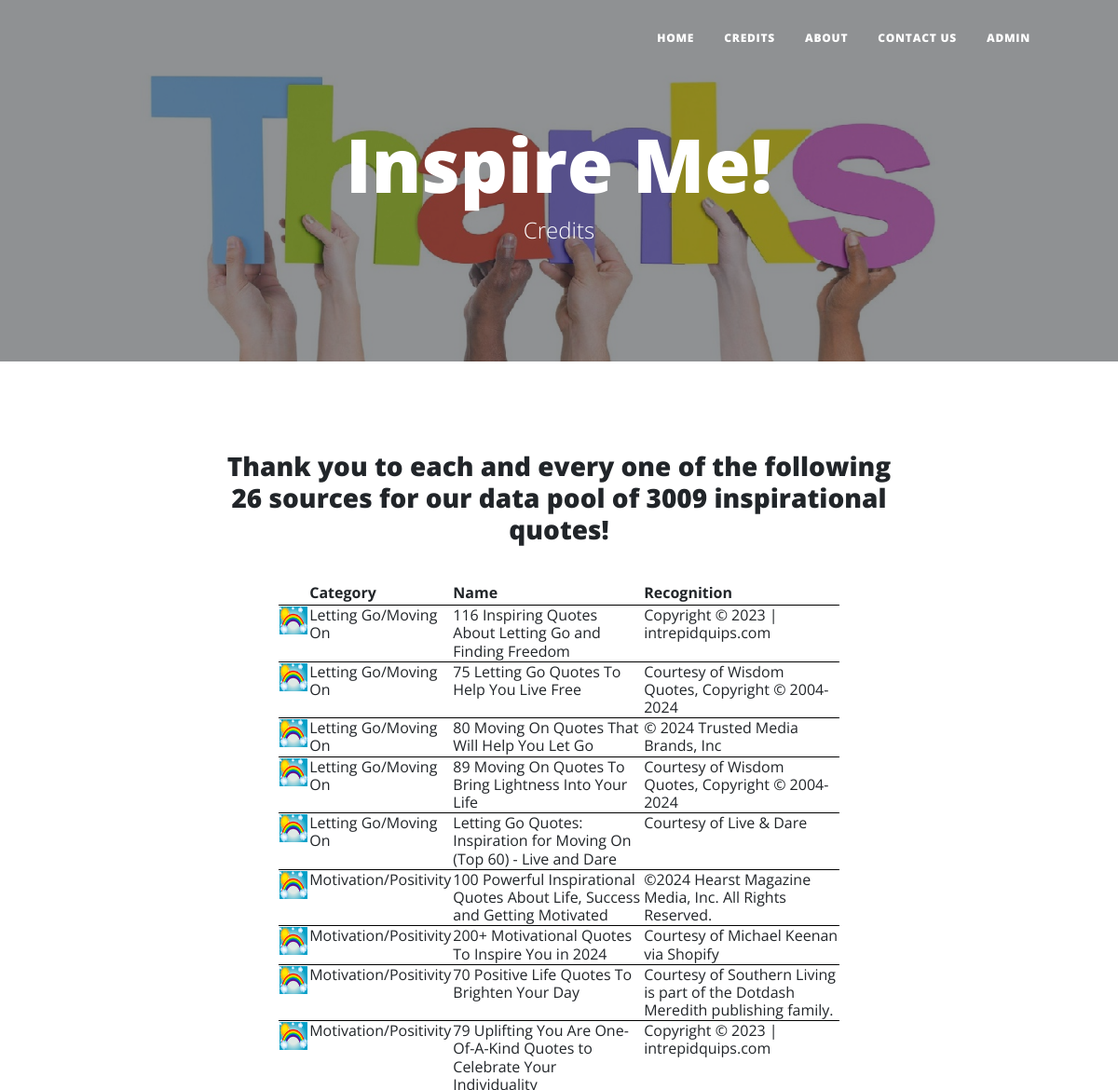
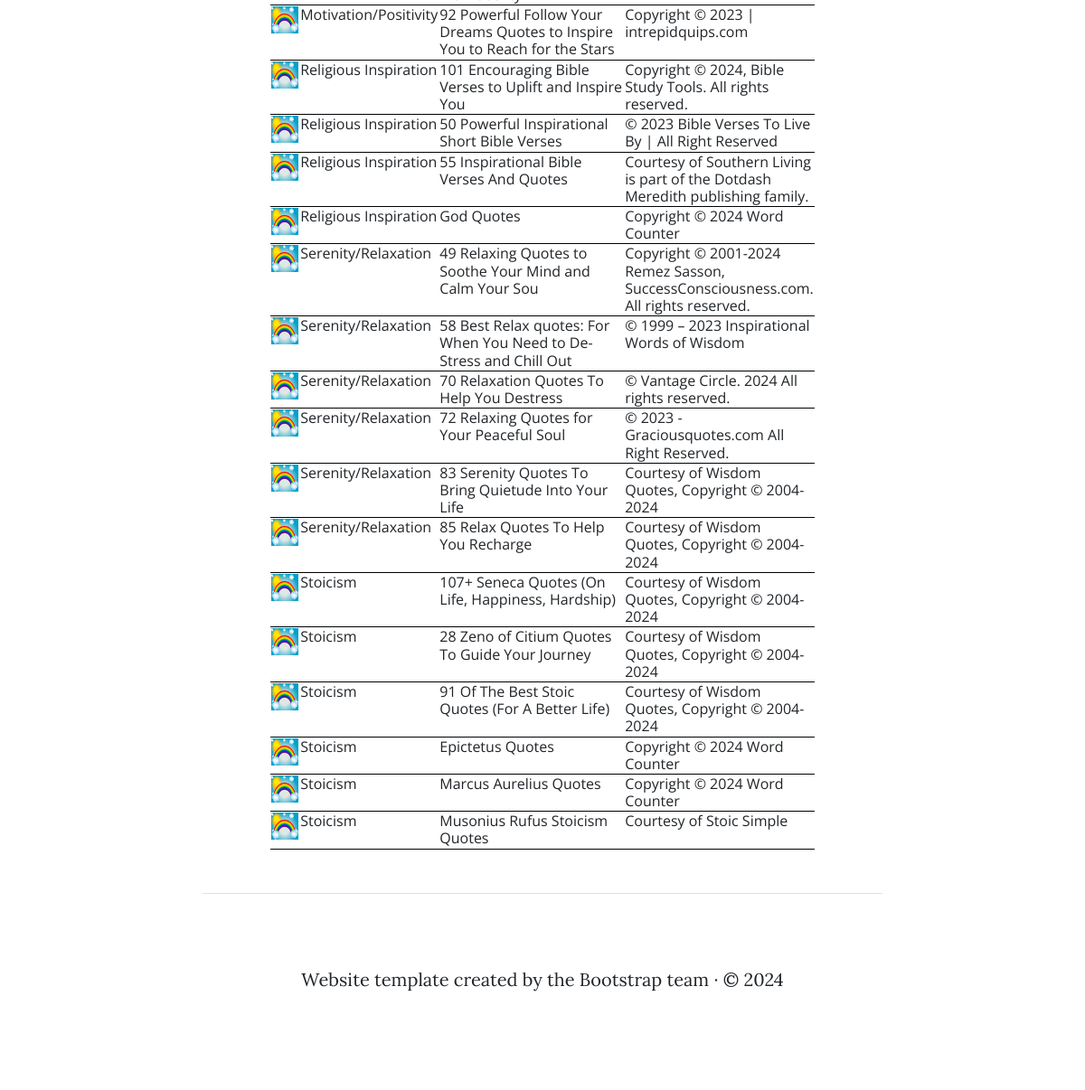
The page /credits on the database its author committed (2 pictures, top to bottom).
### main.py (models this page shows)
        class InspirationDataSources(db.Model):
            __tablename__ = "inspiration_data_sources"
            id: Mapped[int] = mapped_column(Integer, primary_key=True)
            name: Mapped[str] = mapped_column(String(50), nullable=False, unique=True)
            recognition: Mapped[str] = mapped_column(String(100), nullable=False)
            category_id: Mapped[int] = mapped_column(ForeignKey("categories.id"))
            count: Mapped[int] = mapped_column(Integer, nullable=False)
            static: Mapped[bool] = mapped_column(Boolean, nullable=False)
            url: Mapped[str] = mapped_column(String(250), nullable=False)
            comments: Mapped[str] = mapped_column(String(500))
            children: Mapped[List["InspirationalQuotes"]] = relationship(back_populates="parent")
            parent: Mapped["Categories"] = relationship(back_populates="children")

        class Categories(db.Model):
            __tablename__ = "categories"
            id: Mapped[int] = mapped_column(Integer, primary_key=True)
            category: Mapped[str] = mapped_column(String(20), nullable=False, unique=True)
            children: Mapped[List["InspirationDataSources"]] = relationship(back_populates="parent")

### main.py (the view)
@app.route('/credits')
def credits():
    try:
        success = False
        error_msg = ""
        credit_count = 0
        quote_count = 0
        quote_count = retrieve_from_database("get_quote_count")
        if quote_count == {}:
            error_msg = "An error has occurred.  Data cannot be obtained at this time."
        elif quote_count == 0:
            error_msg = "No credits exist in the database."
        else:  # Count of inspirational quotes was successfully obtained.
            credits_in_db = retrieve_from_database("get_data_sources")
            if credits_in_db == {}:
                error_msg = "An error has occurred.  Credits cannot be obtained and listed at this time."
            elif credits_in_db == []:
                error_msg = "No credits exist in the database."
                success = False
            else:  # Credits have been successfully retrieved.
                credit_count = len(credits_in_db)
                success = True
        return render_template("credits.html", credits=credits_in_db, credit_count=credit_count, quote_count=quote_count, success=success, error_msg=error_msg, recognition_web_template=recognition["web_template"])
    except:  # An error has occurred.
        update_system_log("route: '/credits'", traceback.format_exc())
        return render_template("error.html", activity="route: '/credits'", details=traceback.format_exc())

### templates/credits.html (shortened to what this page needs)
{% include "header.html" %}
<header
  class="masthead"
  style="background-image: url('../static/assets/img/thanks.jpg')">
  <div class="container position-relative px-4 px-lg-5">
    <div class="row gx-4 gx-lg-5 justify-content-center">
      <div class="col-md-10 col-lg-8 col-xl-7">
        <div class="site-heading">
          <h1>Inspire Me!</h1>
          <span class="subheading">Credits</span>
        </div>
      </div>
    </div>
  </div>
</header>
<div class="col-lg-8 mx-auto p-4 py-md-5">
  <main>
    {% if success %}
      <h3 style="width: 100%; margin-left:auto; margin-right:auto;text-align:center">Thank you to each and every one of the following {{ credit_count }} sources for our data pool of {{ quote_count }} inspirational quotes!</h3><br>
      <table style="width: 80%; margin-left:auto; margin-right:auto">
        <colgroup>
            <col span="1" style="width: 5%;">
            <col span="1" style="width: 25%;">
            <col span="1" style="width: 35%;">
            <col span="1" style="width: 35%;">
        </colgroup>
        <tr>
          <th style="font-size: 1rem"></th>
          <th style="font-size: 1rem">Category</th>
          <th style="font-size: 1rem">Name</th>
          <th style="font-size: 1rem">Recognition</th>
        </tr>
        {% for credit in credits %}
            <tr>
              <td style="font-size: 1rem"><img src="{{ url_for('static', filename='assets/favicon.ico') }}" width="30rem" height="30rem"></td>
              <td style="font-size: 1rem">{{ credit.Categories.category }}</td>
              <td style="font-size: 1rem">{{ credit.InspirationDataSources.name }}</td>
              <td style="font-size: 1rem">{{ credit.InspirationDataSources.recognition }}</td>
            </tr>
        {% endfor %}
      </table>
    {% else %}
        <p style="text-align:center">{{error_msg}}</p>
    {% endif %}
  </main>
  <footer class="pt-5 my-5 text-body-secondary border-top">
    <p style="text-align:center">{{ recognition_web_template }}</p>
  </footer>
</div>
</body>
</html>

### rows shown on the page
InspirationDataSources: Categories.category "Letting Go/Moving On", InspirationDataSources.name "116 Inspiring Quotes About Letting Go and Finding Freedom", InspirationDataSources.recognition "Copyright © 2023 | intrepidquips.com"
InspirationDataSources: Categories.category "Letting Go/Moving On", InspirationDataSources.name "75 Letting Go Quotes To Help You Live Free", InspirationDataSources.recognition "Courtesy of Wisdom Quotes, Copyright © 2004-2024"
InspirationDataSources: Categories.category "Letting Go/Moving On", InspirationDataSources.name "80 Moving On Quotes That Will Help You Let Go", InspirationDataSources.recognition "© 2024 Trusted Media Brands, Inc"
InspirationDataSources: Categories.category "Letting Go/Moving On", InspirationDataSources.name "89 Moving On Quotes To Bring Lightness Into Your Life", InspirationDataSources.recognition "Courtesy of Wisdom Quotes, Copyright © 2004-2024"
InspirationDataSources: Categories.category "Letting Go/Moving On", InspirationDataSources.name "Letting Go Quotes: Inspiration for Moving On (Top 60) - Live and Dare", InspirationDataSources.recognition "Courtesy of Live & Dare"
InspirationDataSources: Categories.category "Motivation/Positivity", InspirationDataSources.name "100 Powerful Inspirational Quotes About Life, Success and Getting Motivated", InspirationDataSources.recognition "©2024 Hearst Magazine Media, Inc. All Rights Reserved."
InspirationDataSources: Categories.category "Motivation/Positivity", InspirationDataSources.name "200+ Motivational Quotes To Inspire You in 2024", InspirationDataSources.recognition "Courtesy of Michael Keenan via Shopify"
InspirationDataSources: Categories.category "Motivation/Positivity", InspirationDataSources.name "70 Positive Life Quotes To Brighten Your Day", InspirationDataSources.recognition "Courtesy of Southern Living is part of the Dotdash Meredith publishing family."
InspirationDataSources: Categories.category "Motivation/Positivity", InspirationDataSources.name "79 Uplifting You Are One-Of-A-Kind Quotes to Celebrate Your Individuality", InspirationDataSources.recognition "Copyright © 2023 | intrepidquips.com"
InspirationDataSources: Categories.category "Motivation/Positivity", InspirationDataSources.name "92 Powerful Follow Your Dreams Quotes to Inspire You to Reach for the Stars", InspirationDataSources.recognition "Copyright © 2023 | intrepidquips.com"
InspirationDataSources: Categories.category "Religious Inspiration", InspirationDataSources.name "101 Encouraging Bible Verses to Uplift and Inspire You", InspirationDataSources.recognition "Copyright © 2024, Bible Study Tools. All rights reserved."
InspirationDataSources: Categories.category "Religious Inspiration", InspirationDataSources.name "50 Powerful Inspirational Short Bible Verses", InspirationDataSources.recognition "© 2023 Bible Verses To Live By | All Right Reserved"
InspirationDataSources: Categories.category "Religious Inspiration", InspirationDataSources.name "55 Inspirational Bible Verses And Quotes", InspirationDataSources.recognition "Courtesy of Southern Living is part of the Dotdash Meredith publishing family."
InspirationDataSources: Categories.category "Religious Inspiration", InspirationDataSources.name "God Quotes", InspirationDataSources.recognition "Copyright © 2024 Word Counter"
InspirationDataSources: Categories.category "Serenity/Relaxation", InspirationDataSources.name "49 Relaxing Quotes to Soothe Your Mind and Calm Your Sou", InspirationDataSources.recognition "Copyright © 2001-2024 Remez Sasson, SuccessConsciousness.com. All rights reserved."
InspirationDataSources: Categories.category "Serenity/Relaxation", InspirationDataSources.name "58 Best Relax quotes: For When You Need to De-Stress and Chill Out", InspirationDataSources.recognition "© 1999 – 2023 Inspirational Words of Wisdom"
InspirationDataSources: Categories.category "Serenity/Relaxation", InspirationDataSources.name "70 Relaxation Quotes To Help You Destress", InspirationDataSources.recognition "© Vantage Circle. 2024 All rights reserved."
InspirationDataSources: Categories.category "Serenity/Relaxation", InspirationDataSources.name "72 Relaxing Quotes for Your Peaceful Soul", InspirationDataSources.recognition "© 2023 - Graciousquotes.com All Right Reserved."
InspirationDataSources: Categories.category "Serenity/Relaxation", InspirationDataSources.name "83 Serenity Quotes To Bring Quietude Into Your Life", InspirationDataSources.recognition "Courtesy of Wisdom Quotes, Copyright © 2004-2024"
InspirationDataSources: Categories.category "Serenity/Relaxation", InspirationDataSources.name "85 Relax Quotes To Help You Recharge", InspirationDataSources.recognition "Courtesy of Wisdom Quotes, Copyright © 2004-2024"
InspirationDataSources: Categories.category "Stoicism", InspirationDataSources.name "107+ Seneca Quotes (On Life, Happiness, Hardship)", InspirationDataSources.recognition "Courtesy of Wisdom Quotes, Copyright © 2004-2024"
InspirationDataSources: Categories.category "Stoicism", InspirationDataSources.name "28 Zeno of Citium Quotes To Guide Your Journey", InspirationDataSources.recognition "Courtesy of Wisdom Quotes, Copyright © 2004-2024"
InspirationDataSources: Categories.category "Stoicism", InspirationDataSources.name "91 Of The Best Stoic Quotes (For A Better Life)", InspirationDataSources.recognition "Courtesy of Wisdom Quotes, Copyright © 2004-2024"
InspirationDataSources: Categories.category "Stoicism", InspirationDataSources.name "Epictetus Quotes", InspirationDataSources.recognition "Copyright © 2024 Word Counter"
InspirationDataSources: Categories.category "Stoicism", InspirationDataSources.name "Marcus Aurelius Quotes", InspirationDataSources.recognition "Copyright © 2024 Word Counter"
InspirationDataSources: Categories.category "Stoicism", InspirationDataSources.name "Musonius Rufus Stoicism Quotes", InspirationDataSources.recognition "Courtesy of Stoic Simple"

### other values the page prints
{{ credit_count }} "26"
{{ quote_count }} "3009"
{{ recognition_web_template }} "Website template created by the Bootstrap team · © 2024"
